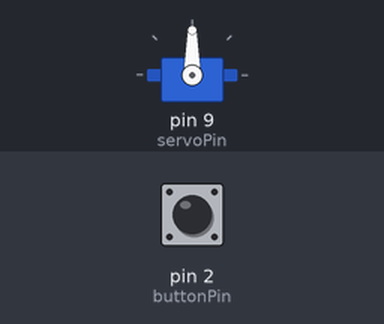
Recording of a sketch running on a simulated Arduino Uno, built with avr-gcc and run on an emulated ATmega328P. Shown: servo. The inputs (shaded band) are chosen by the test bench; at power-on: pin 2 (buttonPin) LOW.

Above: at 1.2 s.
1.3 s: pin 2 (buttonPin) pulled HIGH for 0.15 s
At 3.3 s:
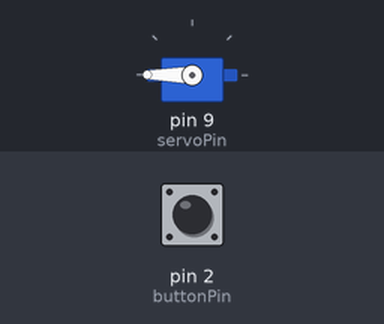
4.4 s: pin 2 (buttonPin) pulled HIGH for 1 s
At 8.2 s:
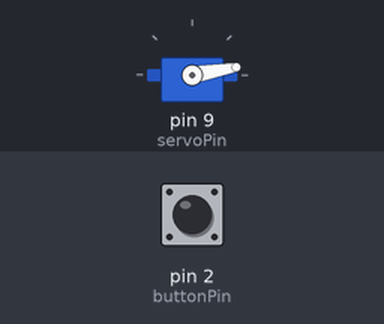
8.4 s: pin 2 (buttonPin) pulled HIGH for 3.2 s
At 10.0 s:
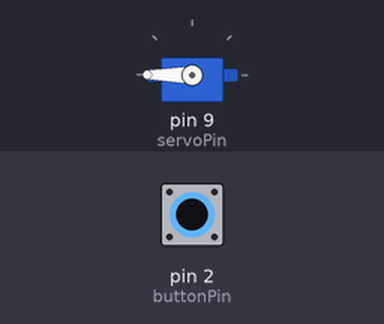
Timing chart, 0 to 16.0 s (numbered marks = the images above; inputs shaded):
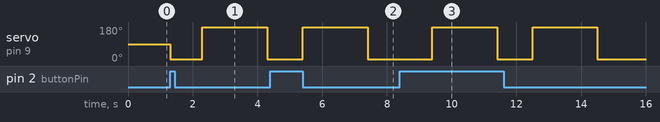

Measured:
- after the input at 1.3 s, servo on pin 9 (servoPin): 90° → 10° at once, → 180° 1.0 s later, → 10° 2.0 s later
- after the input at 4.4 s, servo on pin 9 (servoPin): 10° → 180° after 1.0 s, → 10° 2.0 s later
- after the input at 8.4 s, servo on pin 9 (servoPin): alternates 180° for 2.0 s and 10° for 1.1 s, 4 changes in all, then stays 10°, starting after 1.0 s

The sketch:

ArduinoCode.ino
```cpp
#include <Servo.h>

Servo servo;
int servoPin = 9;
int buttonPin = 2;
void setup() {
  servo.attach(servoPin);
  pinMode(buttonPin, INPUT);
}

void loop() {
  int buttonState = digitalRead(buttonPin);

  if (buttonState == HIGH) {
    servo.write(10);
    delay(1000);
    servo.write(180);
    delay(1000);
    servo.write(180);
    delay(1000);
    servo.write(10);
  }

  delay(100);
}
```
